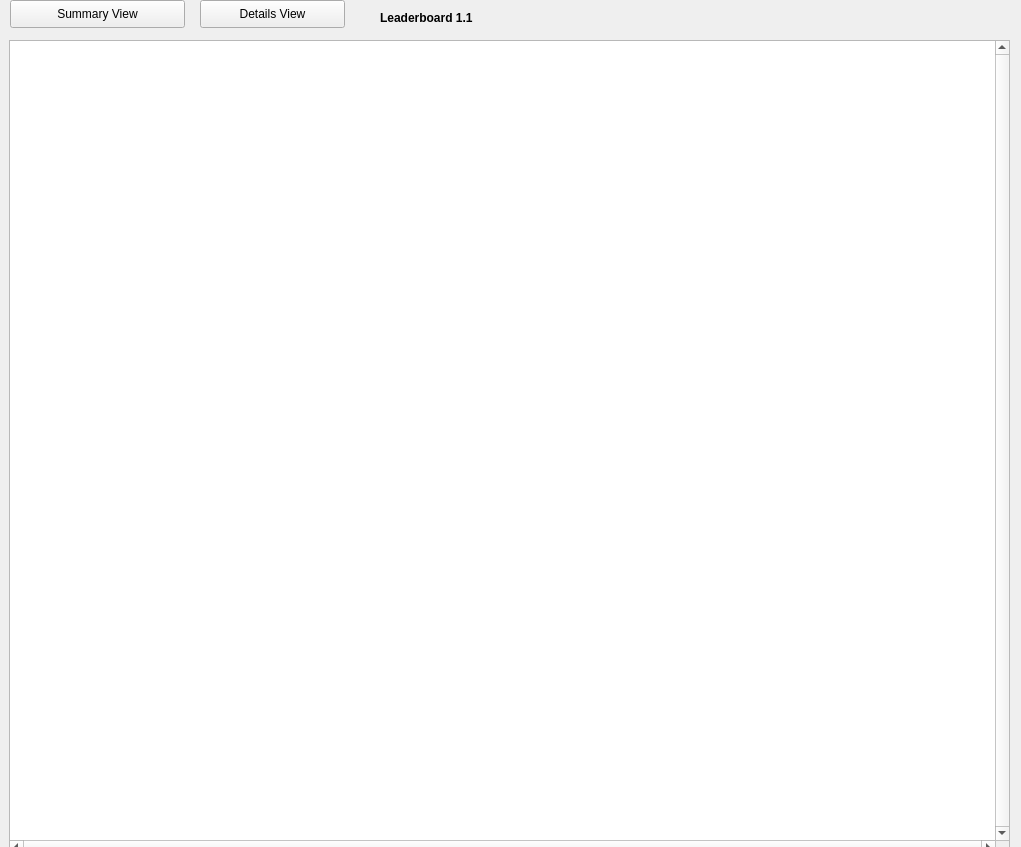
<?xml version="1.0" encoding="UTF-8"?>
<ui version="4.0">
 <class>BusinessObjectList</class>
 <widget class="QWidget" name="BusinessObjectList">
  <property name="geometry">
   <rect>
    <x>0</x>
    <y>0</y>
    <width>1021</width>
    <height>847</height>
   </rect>
  </property>
  <property name="sizePolicy">
   <sizepolicy hsizetype="Maximum" vsizetype="Maximum">
    <horstretch>0</horstretch>
    <verstretch>0</verstretch>
   </sizepolicy>
  </property>
  <property name="windowTitle">
   <string>Form</string>
  </property>
  <widget class="QTableWidget" name="tableWidget">
   <property name="geometry">
    <rect>
     <x>9</x>
     <y>40</y>
     <width>1001</width>
     <height>815</height>
    </rect>
   </property>
   <property name="minimumSize">
    <size>
     <width>690</width>
     <height>0</height>
    </size>
   </property>
   <property name="verticalScrollBarPolicy">
    <enum>Qt::ScrollBarAlwaysOn</enum>
   </property>
   <property name="horizontalScrollBarPolicy">
    <enum>Qt::ScrollBarAlwaysOn</enum>
   </property>
   <property name="alternatingRowColors">
    <bool>true</bool>
   </property>
   <property name="selectionBehavior">
    <enum>QAbstractItemView::SelectRows</enum>
   </property>
   <attribute name="horizontalHeaderShowSortIndicator" stdset="0">
    <bool>true</bool>
   </attribute>
   <attribute name="horizontalHeaderStretchLastSection">
    <bool>true</bool>
   </attribute>
  </widget>
  <widget class="QLabel" name="label_debug">
   <property name="geometry">
    <rect>
     <x>10</x>
     <y>170</y>
     <width>741</width>
     <height>16</height>
    </rect>
   </property>
   <property name="text">
    <string>Debug label</string>
   </property>
  </widget>
  <widget class="QPushButton" name="btnDetails">
   <property name="geometry">
    <rect>
     <x>200</x>
     <y>0</y>
     <width>145</width>
     <height>28</height>
    </rect>
   </property>
   <property name="minimumSize">
    <size>
     <width>145</width>
     <height>0</height>
    </size>
   </property>
   <property name="maximumSize">
    <size>
     <width>125</width>
     <height>16777215</height>
    </size>
   </property>
   <property name="text">
    <string>Details View</string>
   </property>
  </widget>
  <widget class="QPushButton" name="btnSummary">
   <property name="geometry">
    <rect>
     <x>10</x>
     <y>0</y>
     <width>175</width>
     <height>28</height>
    </rect>
   </property>
   <property name="minimumSize">
    <size>
     <width>175</width>
     <height>0</height>
    </size>
   </property>
   <property name="maximumSize">
    <size>
     <width>160</width>
     <height>16777215</height>
    </size>
   </property>
   <property name="text">
    <string>Summary View</string>
   </property>
  </widget>
  <widget class="QLabel" name="lblLeaderboard">
   <property name="geometry">
    <rect>
     <x>380</x>
     <y>10</y>
     <width>621</width>
     <height>16</height>
    </rect>
   </property>
   <property name="minimumSize">
    <size>
     <width>400</width>
     <height>0</height>
    </size>
   </property>
   <property name="font">
    <font>
     <weight>75</weight>
     <bold>true</bold>
    </font>
   </property>
   <property name="text">
    <string>Leaderboard 1.1</string>
   </property>
  </widget>
  <zorder>label_debug</zorder>
  <zorder>tableWidget</zorder>
  <zorder>btnDetails</zorder>
  <zorder>btnSummary</zorder>
  <zorder>lblLeaderboard</zorder>
 </widget>
 <resources/>
 <connections/>
</ui>
